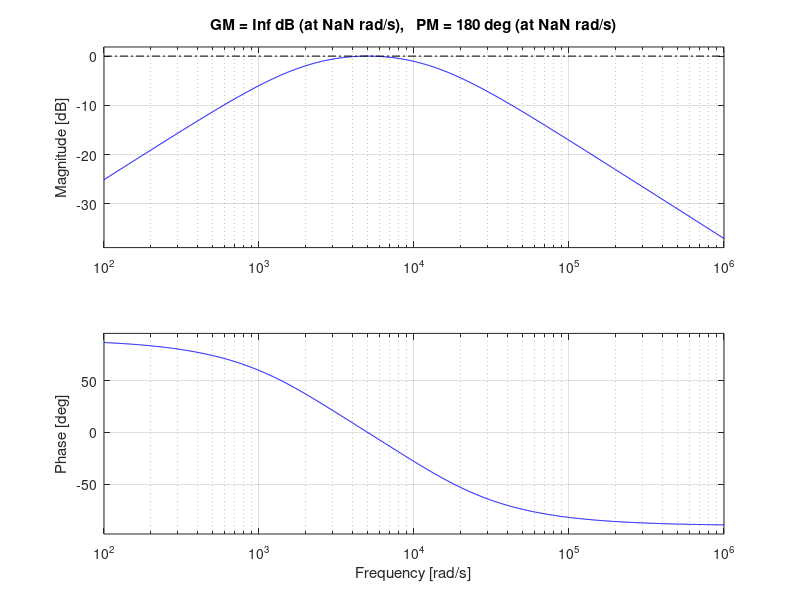

The MATLAB source for this figure:
clear all;
close all;
clc;

rad2deg = 180/pi;

% 제한사항
% 1. 인버터 안사용
% 2. Ld, Lq는 일정
% 3. 이상적인 아날로그 제어 안함
% 4. 이상적인 전류 센싱.


mm = 2; % 1. 속도+전류 제어 2. 전류제어
Mode = 2; % 2: sensorless

w_h = 2*pi*800;
V_inj = 60;
Stop_Time = 10;
J = 0.045;
B=0.0001;
TL=20;

P = 24;
Rs=2;
Lds = 30.0e-3; %[H] 
Lqs = 40.0e-3; %[H]
Lamf = 0.12; %[Wb]

Wrpm_rated = 400;
Te_rated = 20;

% Is_rated = 4.5;
Is_rated = 10;

Wrm_rated = Wrpm_rated *2*pi/60;
Wr_rated = Wrm_rated*P;


Wcc = 100*2*pi;
Kpc = Lds*Wcc;
Kic = Rs*Wcc;


Kt = 1.5*P*Lamf;
Wsc=2*pi*5;
Kps=J*Wsc/Kt;
Kis=J*Wsc^2/5/Kt;
Kas=1/Kps;

Vsmax = 60;


init_Thetar = 0;
init_Thetar_tilde = 0;
init_Thetar_hat = 2*pi;

zeta = 1.4;
%%
G = tf([2*zeta*w_h 0], [1 2*zeta*w_h w_h^2]);

margin(G);


Stop_Time = 0.000001
